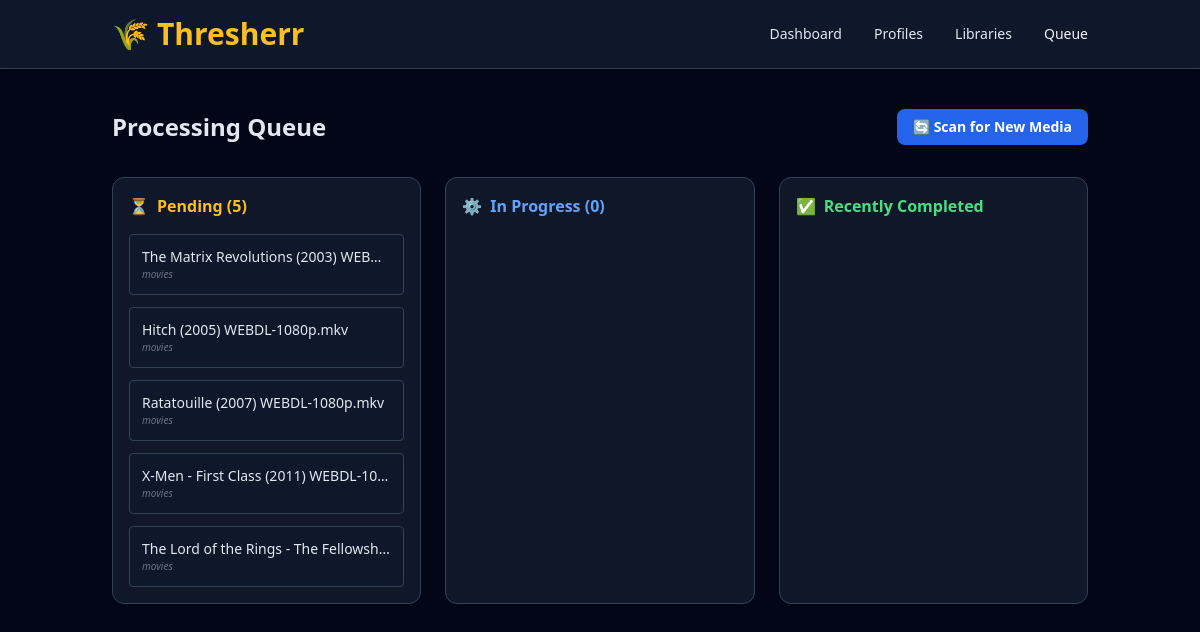
/queue, run on the app's committed database.
### models.py (models this page shows)
class MediaFile(Base):
    __tablename__ = "media_files"
    id = Column(Integer, primary_key=True, index=True)
    file_name = Column(String)
    full_path = Column(String, unique=True)
    status = Column(String, default="pending")
    video_codec = Column(String, nullable=True)
    resolution = Column(String, nullable=True)
    audio_codec = Column(String, nullable=True)
    audio_languages = Column(String, nullable=True)
    subtitle_codec = Column(String, nullable=True)
    subtitle_languages = Column(String, nullable=True)
    size_original = Column(BigInteger, nullable=True)
    size_final = Column(BigInteger, nullable=True)
    library_id = Column(Integer, ForeignKey("libraries.id"))
    library = relationship("Library")

class Library(Base):
    __tablename__ = "libraries"
    id = Column(Integer, primary_key=True, index=True)
    name = Column(String)
    media_path = Column(String)
    temp_path = Column(String)
    profile_id = Column(Integer, ForeignKey("profiles.id"))
    profile = relationship("Profile", back_populates="libraries")

### main.py (the view)
@app.get("/queue", response_class=HTMLResponse)
async def get_queue(request: Request, db: Session = Depends(get_db)):
    pending = db.query(models.MediaFile).filter(models.MediaFile.status == "pending").all()
    processing = db.query(models.MediaFile).filter(models.MediaFile.status == "processing").all()
    completed = db.query(models.MediaFile).filter(models.MediaFile.status == "completed").order_by(models.MediaFile.id.desc()).limit(10).all()
    return templates.TemplateResponse(
        request=request,
        name="queue.html",
        context={
            "pending": pending,
            "processing": processing,
            "completed": completed
        }
    )

### templates/queue.html (shortened to what this page needs)
{% extends "base.html" %}
{% block content %}
<div class="flex justify-between items-center mb-8">
    <h1 class="text-2xl font-bold text-slate-200">Processing Queue</h1>
    <a href="/scan" class="bg-blue-600 hover:bg-blue-700 text-white px-4 py-2 rounded-lg text-sm font-bold transition-colors">
        🔄 Scan for New Media
    </a>
</div>
<div class="grid grid-cols-1 lg:grid-cols-3 gap-6">
    <section class="bg-slate-800/50 p-4 rounded-xl border border-slate-700">
        <h2 class="text-amber-400 font-bold mb-4 flex items-center">
            <span class="mr-2">⏳</span> Pending ({{ pending|length }})
        </h2>
        <div class="space-y-3">
            {% for file in pending %}
                <div class="bg-slate-900 p-3 rounded border border-slate-700">
                    <p class="text-sm text-slate-200 font-medium truncate">{{ file.file_name }}</p>
                    <p class="text-[10px] text-slate-500 italic truncate">{{ file.library.name }}</p>
                </div>
            {% endfor %}
        </div>
    </section>
    <section class="bg-slate-800/50 p-4 rounded-xl border border-slate-700">
        <h2 class="text-blue-400 font-bold mb-4 flex items-center">
            <span class="mr-2">⚙️</span> In Progress ({{ processing|length }})
        </h2>
    </section>
    <section class="bg-slate-800/50 p-4 rounded-xl border border-slate-700">
        <h2 class="text-green-400 font-bold mb-4 flex items-center">
            <span class="mr-2">✅</span> Recently Completed
        </h2>
    </section>
</div>
{% endblock %}

### data on the page
MediaFile: file_name "The Matrix Revolutions (2003) WEB…", library.name "movies"
MediaFile: file_name "Hitch (2005) WEBDL-1080p.mkv", library.name "movies"
MediaFile: file_name "Ratatouille (2007) WEBDL-1080p.mkv", library.name "movies"
MediaFile: file_name "X-Men - First Class (2011) WEBDL-10…", library.name "movies"
MediaFile: file_name "The Lord of the Rings - The Fellowsh…", library.name "movies"

### other printed values
{{ pending|length }} "5"
{{ processing|length }} "0"
